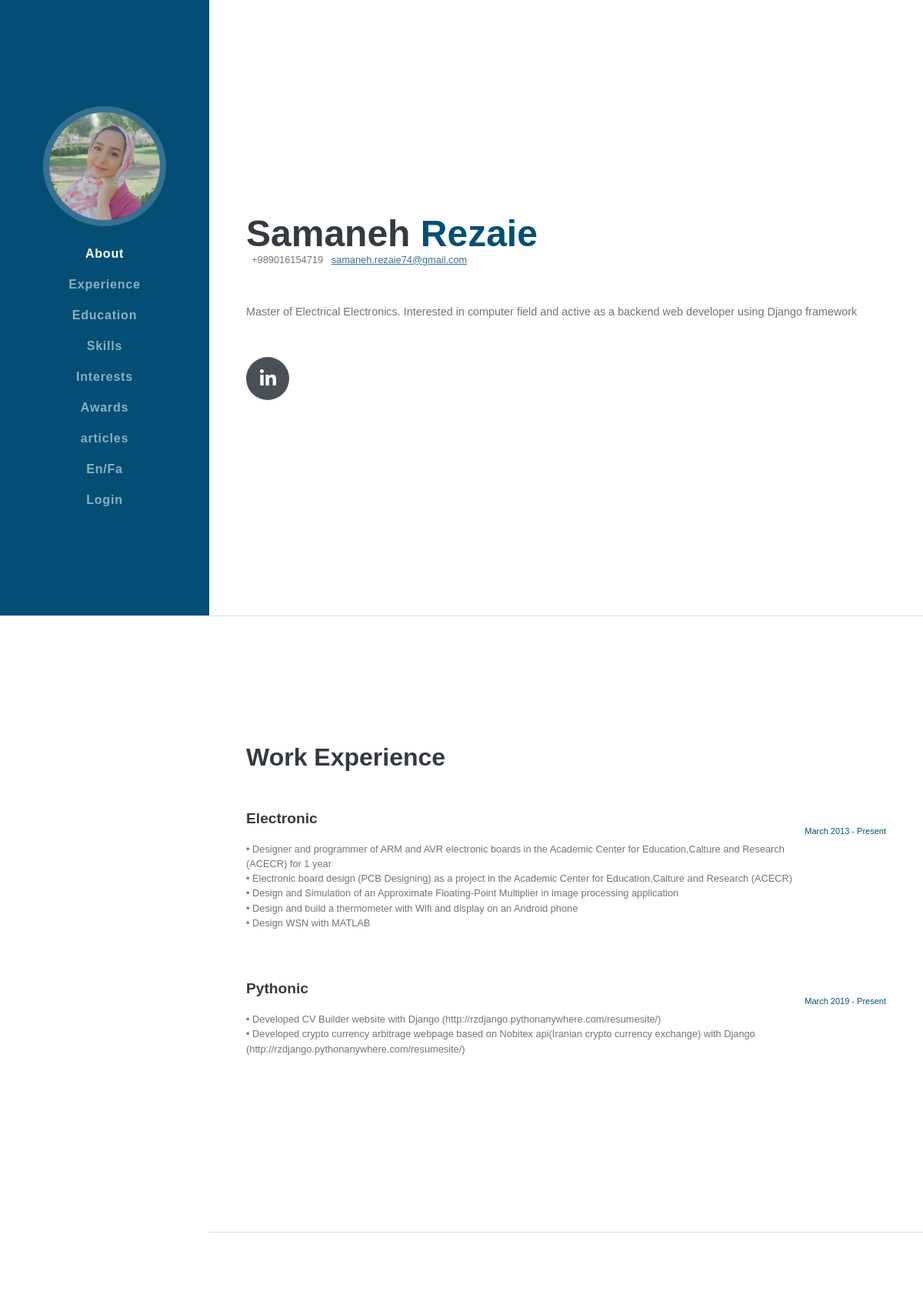
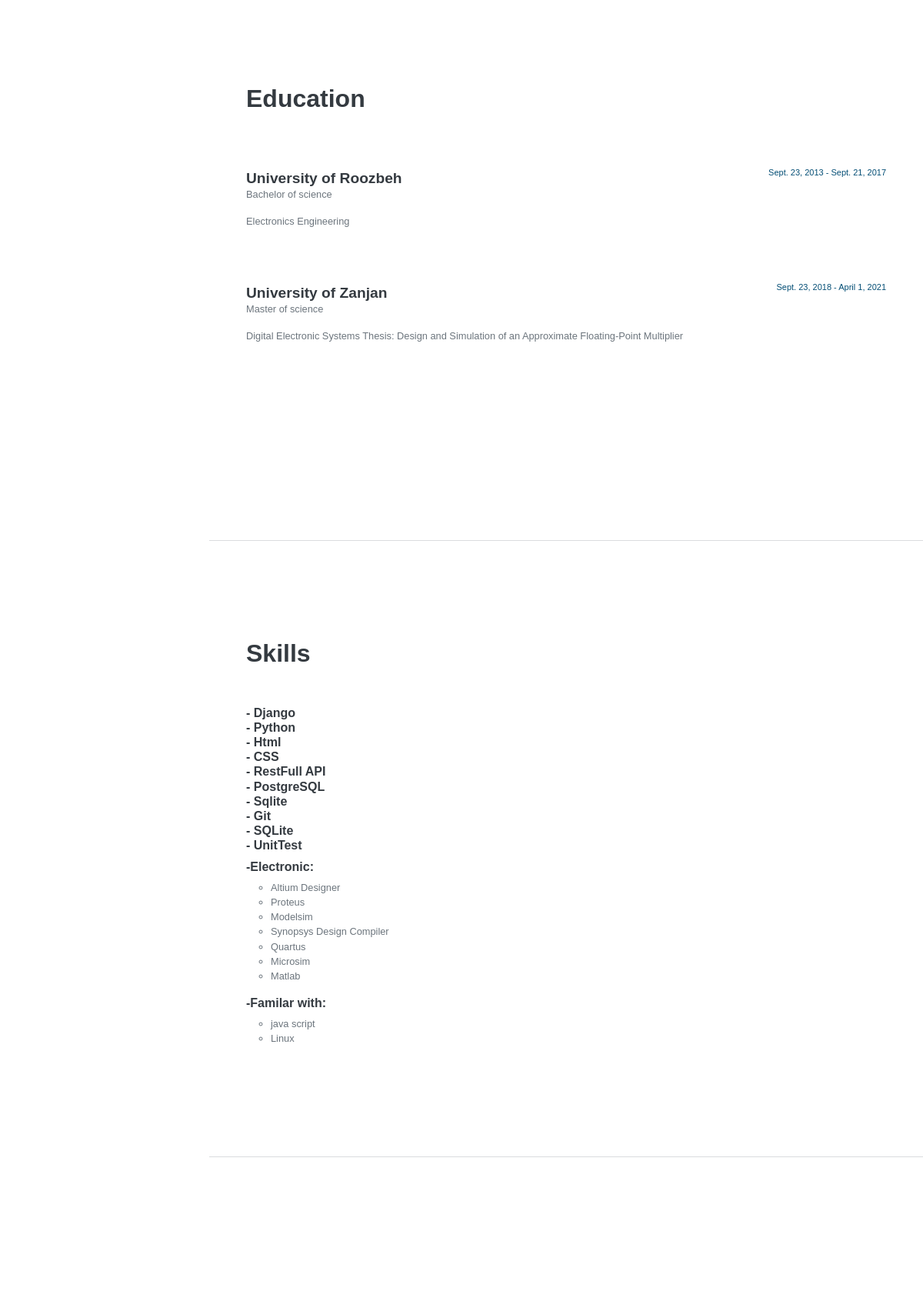
Page /resumesite/ (upper part) on the committed database (2 pictures, top to bottom).
### resumesite/models.py (models this page shows, shortened)
class aboutmeModel(models.Model):
    class Meta:
        verbose_name="درباره من"
        verbose_name_plural="درباره من"
    Name=models.CharField(max_length=100)
    LastName=models.CharField(max_length=100)
    address=models.CharField(max_length=300,null=True)
    phone_number=models.IntegerField(null=True)
    Email=models.EmailField()
    owner = models.ForeignKey('auth.User', related_name='snippets', on_delete=models.CASCADE,null=True)

class workexperience(models.Model):
    class Meta:
        verbose_name="سوابق شغلی"
        verbose_name_plural="سوابق شغلی"
    job_area=models.CharField(max_length=100,null=True,blank=True)
    job_title=models.CharField(max_length=300,verbose_name="عنوان شغل")
    company_name=models.CharField(max_length=100,verbose_name="نام شرکت")
    start_time=models.TimeField(verbose_name="تاریخ شروع")
    end_time=models.TimeField(verbose_name="تاریخ پایان")

class aducationModel(models.Model):
    class Meta:
        verbose_name="سوابق تحصیلی"
        verbose_name_plural="سوابق تحصیلی"
    Associate=1
    Bachelor=2
    Master=3
    phD=4
    status_choices=((Associate,"Associate"),
                    (Bachelor,"Bachelor of science"),
                    (Master,"Master of science "),
                    (phD,"phD"))
    degree_level=models.IntegerField(choices=status_choices,verbose_name="مقطع تحصیلی")
    major=models.CharField(max_length=100,verbose_name="رشته تحصیلی")
    university=models.CharField(max_length=100,verbose_name="دانشگاه")
    gpa=models.FloatField(verbose_name="معدل")
    from_year=models.DateField(verbose_name="سال شروع")
    to_year=models.DateField(verbose_name="سال پایان")

class skillsModel(models.Model):
    class Meta:
        verbose_name="مهارت ها"
        verbose_name_plural="مهارت ها"
    skill_area=models.CharField(max_length=100,null=True,verbose_name="حوزه کاری")
    skillname=models.CharField(max_length=100,verbose_name="مهارت")
    Basic=1
    intermidiate=2
    advanced=3
    status_choices=((Basic,"مقدماتی"),
                    (intermidiate,"متوسط"),
                    (advanced,"پیشرفته"))
    levelofskill=models.IntegerField(choices=status_choices,verbose_name="سطح مهارت")

### resumesite/views.py (the view)
# urls.py: path('',views.home),
def home(request):
    aboutMeModel=aboutmeModel.objects.all()
    Workexperience=workexperience.objects.all()
    AducationModel=aducationModel.objects.all()
    SkillsModel=skillsModel.objects.all()
    CoursesModel=coursesModel.objects.all()
    AwardsModel=awardsModel.objects.all()
    ArticlesModel=articlesModel.objects.all()
    context={
        'aboutMeModel':aboutMeModel,
        'Workexperience':Workexperience,
        'AducationModel':AducationModel,
        'SkillsModel':SkillsModel,
        'CoursesModel':CoursesModel,
        'AwardsModel':AwardsModel,
        'ArticlesModel':ArticlesModel
    }
    return render(request,'home.html',context)

### resumesite/templates/home.html (shortened to what this page needs)
{% load static %}
<!DOCTYPE html>
<html lang="en">
    <head>
        <link href="{% static 'css/style.css'%}" rel="stylesheet" />
    </head>
    <body id="page-top">
        <nav class="navbar navbar-expand-lg navbar-dark bg-primary fixed-top" id="sideNav">
            <a class="navbar-brand js-scroll-trigger" href="#page-top">
                <span class="d-none d-lg-block"><img class="img-fluid img-profile rounded-circle mx-auto mb-2" src="{% static 'images/profile2.jpg'%}" alt="..." /></span>
            </a>
            <div class="collapse navbar-collapse" id="navbarResponsive">
                <ul class="navbar-nav">
                    <li class="nav-item"><a class="nav-link js-scroll-trigger" href="#about">About</a></li>
                    <li class="nav-item"><a class="nav-link js-scroll-trigger" href="#experience">Experience</a></li>
                    <li class="nav-item"><a class="nav-link js-scroll-trigger" href="#education">Education</a></li>
                    <li class="nav-item"><a class="nav-link js-scroll-trigger" href="#skills">Skills</a></li>
                    <li class="nav-item"><a class="nav-link js-scroll-trigger" href="#interests">Interests</a></li>
                    <li class="nav-item"><a class="nav-link js-scroll-trigger" href="#awards">Awards</a></li>
                    <li class="nav-item"><a class="nav-link js-scroll-trigger" href="#articles">articles</a></li>
                    <li class="nav-item" ><a class="nav-link js-scroll-trigger" href="/resumesite/fa">En/Fa</a></li>
                    <li class="nav-item" ><a class="nav-link js-scroll-trigger" href="/accounts/login">Login</a></li>
                </ul>
            </div>
        </nav>
        <div class="container-fluid p-0">
            <section class="resume-section" id="about">
                <div class="resume-section-content">
                    <h1 class="mb-0">
                        {% for aboutMe in aboutMeModel%}
                            {{aboutMe.Name}}
                        {% endfor%}
                        <span class="text-primary">
                        {% for aboutMe in aboutMeModel%}
                            {{aboutMe.LastName}}
                        {% endfor%}</span>
                    </h1>
                    <div class="subheading mb-5">
                        {% for aboutMe in aboutMeModel%}
                            &nbsp;&nbsp;+{{aboutMe.phone_number}}&nbsp;&nbsp;
                        {% endfor%}
                        <a href="mailto:samaneh.rezaie74@gmail.com">
                            {% for aboutMe in aboutMeModel%}
                            {{aboutMe.Email}}
                        {% endfor%}</a>
                    </div>
                    <p class="lead mb-5">Master of Electrical Electronics. Interested in computer field and active as a backend web developer using  Django framework</p>
                    <div class="social-icons">
                        <a class="social-icon" href="https://www.linkedin.com/in/samaneh-rezaie-7562b7102/"><i class="fab fa-linkedin-in"></i></a>
                    </div>
                </div>
            </section>
            <hr class="m-0" />
            <section class="resume-section" id="experience">
                <div class="resume-section-content">
                    <h2 class="mb-5">Work Experience</h2>
                    <div class="d-flex flex-column flex-md-row justify-content-between mb-5">
                        <div class="flex-grow-1">
                            <h3 class="mb-0">Electronic</h3>
                            <div class="subheading mb-3">
                            {% for workexperience in Workexperience%}
                                {%if workexperience.job_area == "Electronic"%}
                                    <br>{{workexperience.job_title}}
                                {% endif %}
                            {% endfor%}
                            </div>
                        </div>
                        <div class="flex-shrink-0"><span class="text-primary">March 2013 - Present</span></div>
                    </div>
                    <div class="d-flex flex-column flex-md-row justify-content-between mb-5">
                        <div class="flex-grow-1">
                            <h3 class="mb-0">Pythonic</h3>
                            <div class="subheading mb-3">
                            {% for workexperience in Workexperience%}
                                {%if workexperience.job_area == "Pythonic"%}
                                    <br>{{workexperience.job_title}}
                                {% endif %}
                            {% endfor%}</div>
                        </div>
                        <div class="flex-shrink-0"><span class="text-primary">March 2019 - Present</span></div>
                    </div>
                </div>
            </section>
            <hr class="m-0" />
            <section class="resume-section" id="education">
                <div class="resume-section-content">
                    <h2 class="mb-5">Education</h2>
                    {% for aducationModel in AducationModel %}
                    <div class="d-flex flex-column flex-md-row justify-content-between mb-5">
                        <div class="flex-grow-1">
                                <br><h3 class="mb-0">{{ aducationModel.university}}</h3>
                                <div class="subheading mb-3">{{ aducationModel.get_degree_level_display }}</div>
                                <div style="font-size: 0.8rem;">{{ aducationModel.major}}</div>
                        </div>
                        <div class="flex-shrink-0"><span class="text-primary">{{aducationModel.from_year}} - {{aducationModel.to_year}}</span></div>
                    </div>
                    {% endfor %}
                </div>
            </section>
            <hr class="m-0" />
            <section class="resume-section" id="skills">
                <div class="resume-section-content">
                    <h2 class="mb-5">Skills</h2>
                    <ul class="list-inline dev-icons">
                        <h4 class="mb-2">
                            {% for skillsModel in SkillsModel%}
                            {%if skillsModel.skill_area == "a"%}
                                    -&nbsp;{{skillsModel.skillname}}<br>
                                {% endif %}
                            {% endfor%}</h4>
                            <h4 class="mb-2">-Electronic:</h4>
                            <div class="subheading mb-3">
                                <ul>{% for skillsModel in SkillsModel%}
                                {%if skillsModel.skill_area == "Electronic"%}
                                <li style="list-style: circle;"> {{skillsModel.skillname}}<br></li>
                                    {% endif %}
                                {% endfor%}</ul>
                            </div>
                        <h4 class="mb-2">-Familar with:</h4>
                        <div class="subheading mb-3">
                            <ul>{% for skillsModel in SkillsModel%}
                            {%if skillsModel.skill_area == "Familar with"%}
                            <li style="list-style: circle;"> {{skillsModel.skillname}}<br></li>
                                {% endif %}
                            {% endfor%}</ul>
                        </div>
                    </ul>
                </div>
            </section>
            <hr class="m-0" />
            <section class="resume-section" id="interests">
            </section>
        </div>
    </body>
</html>

### rows in the picture
aboutmeModel: Name "Samaneh", LastName "Rezaie", phone_number "989016154719", Email "samaneh.rezaie74@gmail.com"
workexperience: job_title "• Designer and programmer of ARM and AVR electronic boards in the Academic Center for Education,Calture and Research (ACECR) for 1 year"
workexperience: job_title "• Electronic board design (PCB Designing) as a project in the Academic Center for Education,Calture and Research (ACECR)"
workexperience: job_title "• Design and Simulation of an Approximate Floating-Point Multiplier in image processing application"
workexperience: job_title "• Design and build a thermometer with Wifi and display on an Android phone"
workexperience: job_title "• Design WSN with MATLAB"
workexperience: job_title "• Developed CV Builder website with Django (http://rzdjango.pythonanywhere.com/resumesite/)"
workexperience: job_title "• Developed crypto currency arbitrage webpage based on Nobitex api(Iranian crypto currency exchange) with Django (http://rzdjango.pythonanywhere.com/resumesite/)"
aducationModel: university "University of Roozbeh", degree_level "Bachelor of science", major "Electronics Engineering", from_year "Sept. 23, 2013", to_year "Sept. 21, 2017"
aducationModel: university "University of Zanjan", degree_level "Master of science", major "Digital Electronic Systems Thesis: Design and Simulation of an Approximate Floating-Point Multiplier", from_year "Sept. 23, 2018", to_year "April 1, 2021"
skillsModel: skillname "Django"
skillsModel: skillname "Python"
skillsModel: skillname "Html"
skillsModel: skillname "CSS"
skillsModel: skillname "RestFull API"
skillsModel: skillname "PostgreSQL"
skillsModel: skillname "Sqlite"
skillsModel: skillname "Git"
skillsModel: skillname "SQLite"
skillsModel: skillname "UnitTest"
skillsModel: skillname "Altium Designer"
skillsModel: skillname "Proteus"
skillsModel: skillname "Modelsim"
skillsModel: skillname "Synopsys Design Compiler"
skillsModel: skillname "Quartus"
skillsModel: skillname "Microsim"
skillsModel: skillname "Matlab"
skillsModel: skillname "java script"
skillsModel: skillname "Linux"
